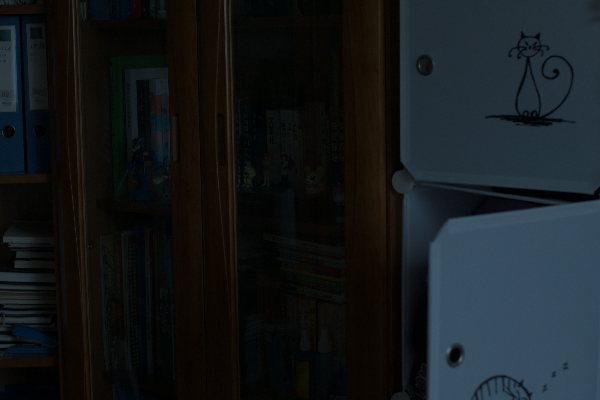
#> input picture data/input_images/1.png, 600 x 400 px
$ python -i histogram_equalization.py   (imports and definitions only)
#> lines starting #> are read from the running program, lines starting #| are printed output that depends on the picture
#> further down, picture is the input picture: shape (400, 600, 3); mean B, G, R 27.9, 25.8, 21
"""
Histogram Equalization Enhancement
Redistributes image intensity values uniformly to improve contrast.
"""

import cv2
import numpy as np


def apply_histogram_equalization(image):
    """
    Apply histogram equalization to enhance image contrast.

    Histogram equalization redistributes pixel intensities to spread the
    histogram uniformly across the intensity range. This improves contrast
    especially in low-contrast images.

    Parameters
    ----------
    image : np.ndarray
        Input image (grayscale or color). Shape: (H, W) or (H, W, C)

    Returns
    -------
    np.ndarray
        Enhanced image with same shape and dtype as input.

    Notes
    -----
    - For color images, applies CLAHE-based enhancement to preserve colors
    - For grayscale, uses standard histogram equalization
    - Returns numpy array with uint8 dtype
    """
    image = np.array(image, dtype=np.uint8)

    if len(image.shape) == 2:
        # Grayscale image
        enhanced = cv2.equalizeHist(image)
    else:
        # Color image - equalize only brightness channel (V in HSV)
        hsv = cv2.cvtColor(image, cv2.COLOR_BGR2HSV).astype(np.float32)
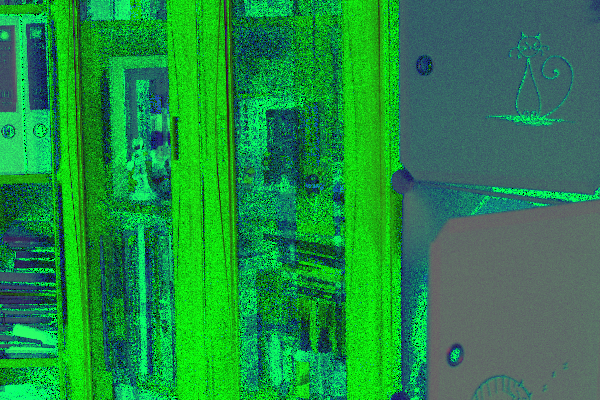
#> hsv: shape (400, 600, 3) float32; mean B, G, R 66.5, 140.8, 32.2
        hsv[:, :, 2] = cv2.equalizeHist(hsv[:, :, 2].astype(np.uint8))
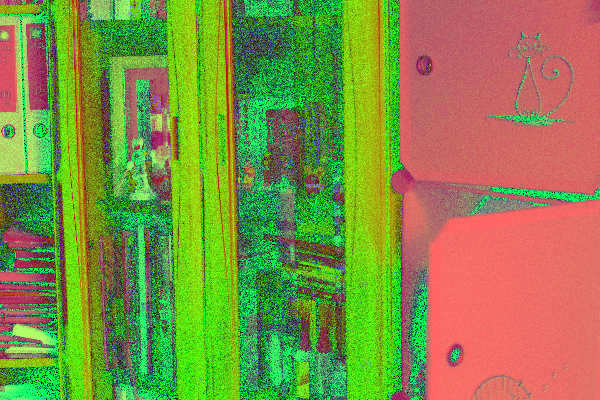
#> hsv: shape (400, 600, 3) float32; mean B, G, R 66.5, 140.8, 130.4
        enhanced = cv2.cvtColor(hsv.astype(np.uint8), cv2.COLOR_HSV2BGR)
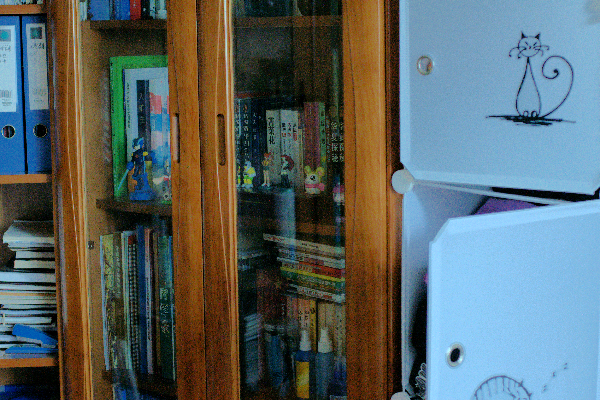
#> enhanced: shape (400, 600, 3); mean B, G, R 101.5, 101.8, 90.9

    return enhanced

>>> import cv2
>>> picture = cv2.imread('../../data/input_images/1.png')
>>> result = apply_histogram_equalization(picture)

$ run again, on data/input_images/2.png
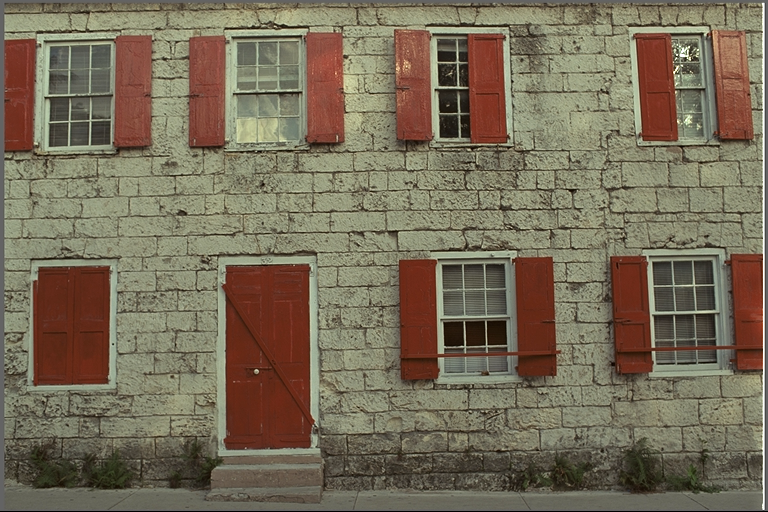
#> input picture data/input_images/2.png, 768 x 512 px
#> picture is the input picture: shape (512, 768, 3); mean B, G, R 88.4, 108.7, 119.8
#> in apply_histogram_equalization, `hsv[:, :, 2] = cv2.equalizeHist(hsv[:, :, 2].astype(np.uint8))`:
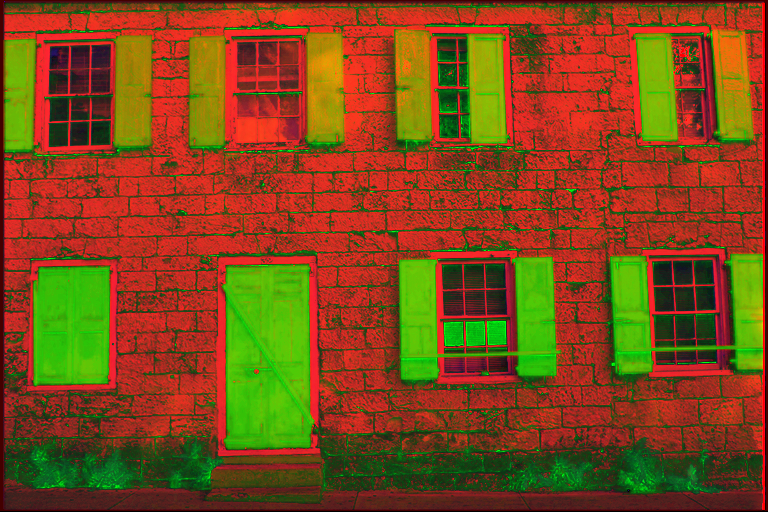
#> hsv: shape (512, 768, 3) float32; mean B, G, R 24.7, 74.4, 128.4
#> in apply_histogram_equalization, `enhanced = cv2.cvtColor(hsv.astype(np.uint8), cv2.COLOR_HSV2BGR)`:
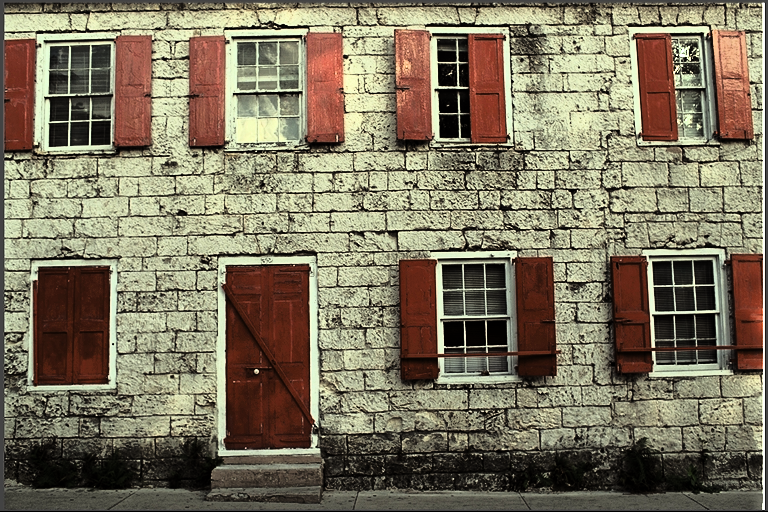
#> enhanced: shape (512, 768, 3); mean B, G, R 95.9, 117.3, 126.4
